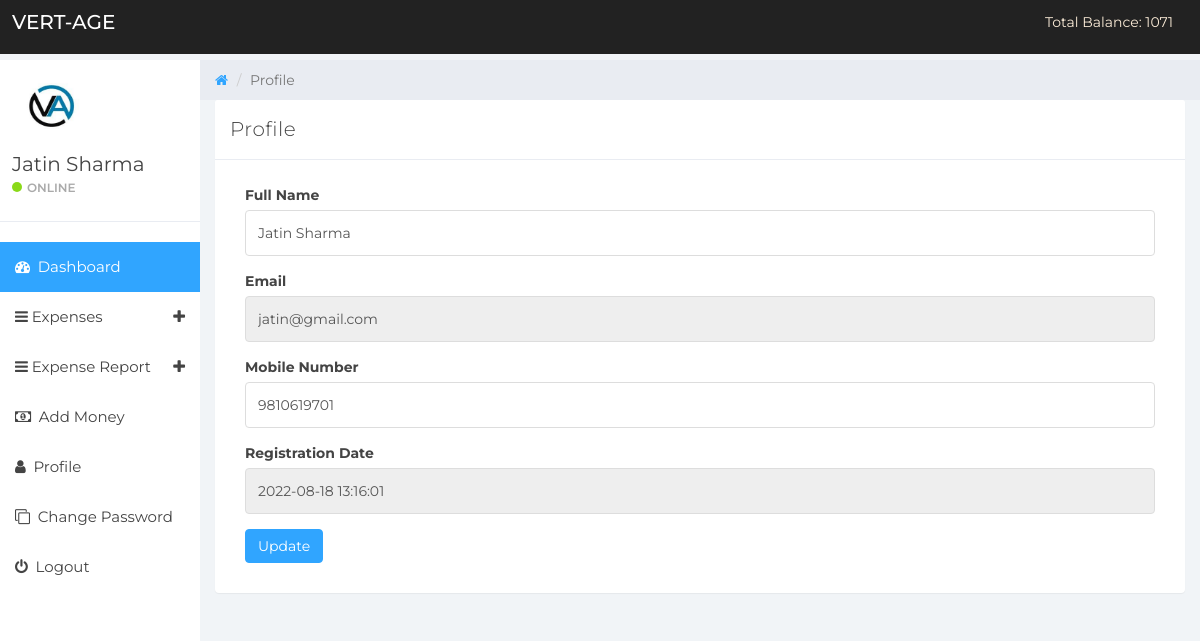
/user-profile.php (signed in), run on the app's committed database.
### tables this page shows
CREATE TABLE `add_money` (
  `id` int(11) NOT NULL,
  `Money` varchar(250) NOT NULL,
  `UserId` varchar(250) NOT NULL
);

CREATE TABLE `tbluser` (
  `ID` int(10) NOT NULL,
  `FullName` varchar(150) DEFAULT NULL,
  `Email` varchar(200) DEFAULT NULL,
  `MobileNumber` bigint(10) DEFAULT NULL,
  `Password` varchar(200) DEFAULT NULL,
  `RegDate` timestamp NOT NULL DEFAULT current_timestamp()
);

### user-profile.php (the view, shortened to what this page needs)
<?php
include('includes/dbconnection.php');
if (strlen($_SESSION['detsuid']==0)) {
  header('location:logout.php');
  } else{
  ?>
<!DOCTYPE html>
<html>
<head>
	<link href="css/bootstrap.min.css" rel="stylesheet">
	<link href="css/font-awesome.min.css" rel="stylesheet">
	<link href="css/datepicker3.css" rel="stylesheet">
	<link href="css/styles.css" rel="stylesheet">
</head>
<body>
	<?php include_once('includes/header.php');?>
	<?php include_once('includes/sidebar.php');?>
	<div class="col-sm-9 col-sm-offset-3 col-lg-10 col-lg-offset-2 main">
		<div class="row">
			<ol class="breadcrumb">
				<li><a href="dashboard.php">
					<em class="fa fa-home"></em>
				</a></li>
				<li class="active">Profile</li>
			</ol>
		</div>
		<div class="row">
			<div class="col-lg-12">
				<div class="panel panel-default">
					<div class="panel-heading">Profile</div>
					<div class="panel-body">
						<div class="col-md-12">
							 <?php
$userid=$_SESSION['detsuid'];
$ret=mysqli_query($con,"select * from tbluser where ID='$userid'");
while ($row=mysqli_fetch_array($ret)) {
?>
							<form role="form" method="post" action="">
								<div class="form-group">
									<label>Full Name</label>
									<input class="form-control" type="text" value="<?php  echo $row['FullName'];?>" name="fullname" required="true">
								</div>
								<div class="form-group">
									<label>Email</label>
<input type="email" class="form-control" name="email" value="<?php  echo $row['Email'];?>" required="true" readonly="true">
								</div>
								<div class="form-group">
									<label>Mobile Number</label>
									<input class="form-control" type="text" value="<?php  echo $row['MobileNumber'];?>" required="true" name="contactnumber" maxlength="10">
								</div>
								<div class="form-group">
									<label>Registration Date</label>
									<input class="form-control" name="regdate" type="text" value="<?php  echo $row['RegDate'];?>" disabled>
								</div>
								<div class="form-group has-success">
									<button type="submit" class="btn btn-primary" name="submit">Update</button>
								</div>
								</div>
								<?php } ?>
						</div>
					</div>
				</div>
			</div>
		</div>
</body>
</html>
<?php }  ?>

### includes/header.php (shortened to what this page needs)
<?php
include('includes/dbconnection.php');
?>
    <nav class="navbar navbar-inverse navbar-fixed-top" role="navigation">
        <div class="container-fluid">
            <div class="navbar-header" style="padding: 12px;">
                <a class="navbar-brand" href="dashboard.php" style="position:absolute;padding: initial;">Vert-age</a>
                <?php
                    $userid=$_SESSION['detsuid'];
                 $select="SELECT `Money` as sum FROM `add_money`  where (UserId='$userid') ";
                                    $ret1=mysqli_query($con,$select);
                                    $row1=mysqli_fetch_array($ret1);   ?>
                <p style="float: right;color: antiquewhite;">Total Balance: <?php  echo $row1['sum']; ?></p>
            </div>
        </div>
    </nav>

### includes/sidebar.php (shortened to what this page needs)
<?php
include('includes/dbconnection.php');
?>
<div id="sidebar-collapse" class="col-sm-3 col-lg-2 sidebar">
        <div class="profile-sidebar">
            <div class="profile-userpic">
                <img src="assets/images/vertage.jpg" class="img-responsive" alt="">
            </div>
            <div class="profile-usertitle">
                <?php
$uid=$_SESSION['detsuid'];
$ret=mysqli_query($con,"select FullName from tbluser where ID='$uid'");
$row=mysqli_fetch_array($ret);
$name=$row['FullName'];
?>
                <div class="profile-usertitle-name"><?php echo $name; ?></div>
                <div class="profile-usertitle-status"><span class="indicator label-success"></span>Online</div>
            </div>
        </div>
        <ul class="nav menu">
            <li class="active"><a href="dashboard.php"><em class="fa fa-dashboard">&nbsp;</em> Dashboard</a></li>
            <li class="parent "><a data-toggle="collapse" href="#sub-item-1">
                <em class="fa fa-navicon">&nbsp;</em>Expenses <span data-toggle="collapse" href="#sub-item-1" class="icon pull-right"><em class="fa fa-plus"></em></span>
                </a>
            </li>
  <li class="parent "><a data-toggle="collapse" href="#sub-item-2">
                <em class="fa fa-navicon">&nbsp;</em>Expense Report <span data-toggle="collapse" href="#sub-item-1" class="icon pull-right"><em class="fa fa-plus"></em></span>
                </a>
            </li>
            <li><a href="Add_Money.php"><em class="fa fa-money">&nbsp;</em> Add Money</a></li>
            <li><a href="user-profile.php"><em class="fa fa-user">&nbsp;</em> Profile</a></li>
             <li><a href="change-password.php"><em class="fa fa-clone">&nbsp;</em> Change Password</a></li>
<li><a href="logout.php"><em class="fa fa-power-off">&nbsp;</em> Logout</a></li>
        </ul>
    </div>

### css/styles.css (style rules this page uses)
body { background: #f1f4f7; padding-top: 60px; font-size: 14px; color: #444444; font-family: "Montserrat", "Helvetica Neue", Helvetica, Arial, sans-serif; }
p { color: #777; }
a, a:hover, a:focus { color: #30a5ff; }
input.form-control { border: 1px solid #ddd; box-shadow: none; height: 46px; }
.navbar-header .navbar-brand { color: #fff; font-size: 20px; text-transform: uppercase; font-weight: 500; height: 60px; padding-top: 18px; }
.btn-primary, .btn-primary:hover, .btn-primary:focus, .btn-primary:active, .btn-primary.active, .open > .dropdown-toggle.btn-primary, .btn-primary.disabled, .btn-primary[disabled], fieldset[disabled] .btn-primary, .btn-primary.disabled:hover, .btn-primary[disabled]:hover, fieldset[disabled] .btn-primary:hover, .btn-primary.disabled:focus, .btn-primary[disabled]:focus, fieldset[disabled] .btn-primary:focus, .btn-primary.disabled:active, .btn-primary[disabled]:active, fieldset[disabled] .btn-primary:active, .btn-primary.disabled.active, .btn-primary[disabled].active, fieldset[disabled] .btn-primary.active { background-color: #30a5ff; border-color: #30a5ff; }
.label-success { background-color: #8ad919; }
.panel { border: 0; }
.panel-heading { font-size: 20px; font-weight: 300; letter-spacing: 0.025em; height: 60px; line-height: 38px; }
.panel-default .panel-heading { background: #fff; border-bottom: 1px solid #e9ecf2; color: #444444; }
.navbar { border: 0; }
.sidebar { display: block; padding: 0; display: none; box-shadow: none; background: #fff; }
.sidebar ul { margin: 20px 0px; }
@media (min-width: 768px) { .sidebar { display: block; position: fixed; top: 60px; bottom: 0; left: 0; z-index: 1000; display: block; margin: 0; padding: 0; overflow-x: hidden; overflow-y: auto; } }
@media (min-width: 768px) { .navbar-header { width: 100%; } }
.sidebar ul.nav .active a, .sidebar ul.nav li.parent a.active, .sidebar ul.nav .active > a:hover, .sidebar ul.nav li.parent a.active:hover, .sidebar ul.nav .active > a:focus, .sidebar ul.nav li.parent a.active:focus { color: #fff; background-color: #30a5ff; }
.sidebar ul.nav li a { height: 50px; font-size: 15px; line-height: 2em; color: #444444; }
.profile-sidebar { padding: 10px 0; border-bottom: 1px solid #e9ecf2; }
.indicator { width: 10px; height: 10px; display: inline-block; border-radius: 9999px; margin-right: 5px; }
.profile-userpic img { float: left; margin: 2px 0px 0px 15px; width: 73px; height: 68px; border-radius: 9999px !important; }
.profile-usertitle { float: left; text-align: left; margin: 10px 0 0 12px; }
.profile-usertitle-name { font-size: 20px; margin-bottom: 0px; }
.profile-usertitle-status { text-transform: uppercase; color: #AAA; font-size: 12px; font-weight: 600; margin-bottom: 15px; }
.breadcrumb { border-radius: 0; padding: 10px 15px 10px 15px; background: #e9ecf2; margin: 0; }

### data on the page
add_money: Money "1071"
tbluser: FullName "Jatin Sharma", fullname "Jatin Sharma", email "jatin@gmail.com", contactnumber "9810619701", regdate "2022-08-18 13:16:01"
